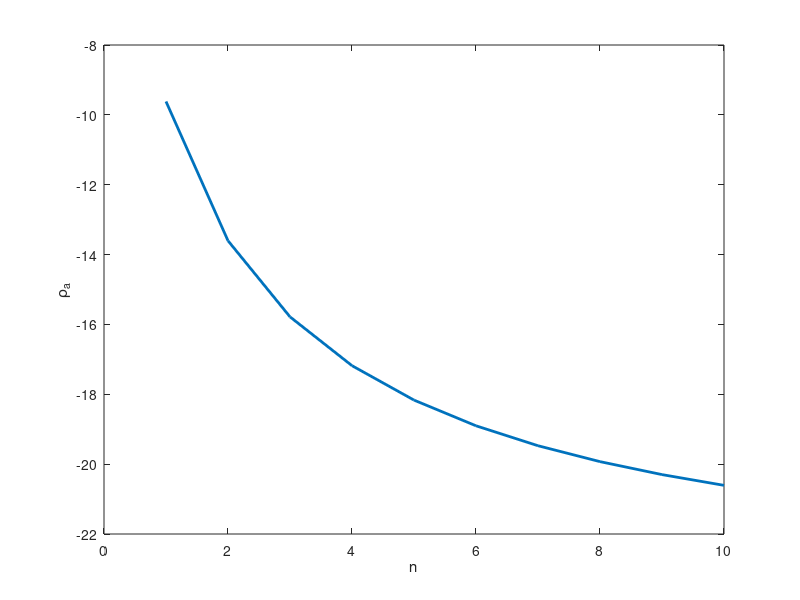

Here is the MATLAB script that generated this plot:


%dipole-dipole array

clc
clear
close all
%% initial values
rho1=10;
rho2=100;
I=2;
z=5;
a=2;
n=10; % Number of electrode displacements
N=2;

%% calculation:
k=(rho2-rho1)/(rho1+rho2);
r2=N*a;
r4=a*(N+1);
E=1e-5;
Vp1=zeros(n,1);
Vp2=zeros(n,1);
for i=1:n
    r1=(i+N)*a;
    r3=a*(N+(i+1)); 
    e1=inf;s1=0;m1=0;
    e2=inf;s2=0;m2=0;
    e3=inf;s3=0;m3=0;
    e4=inf;s4=0;m4=0;
    while(e1>E)
        m1=m1+1;
        e1=k^m1/sqrt(r1^2+(2*m1*z)^2);
        s1=s1+e1;       
    end
    while(e2>E)
        m2=m2+1;
        e2=k^m2/sqrt(r2^2+(2*m2*z)^2);
        s2=s2+e2;       
    end
    while(e3>E)
        m3=m3+1;
        e3=k^m3/sqrt(r3^2+(2*m3*z)^2);
        s3=s3+e3;       
    end
    while(e4>E)
        m4=m4+1;
        e4=k^m4/sqrt(r4^2+(2*m4*z)^2);
        s4=s4+e4;       
    end
    Vp1(i)=I*rho1/(2*pi)*(1/r1 + 2*s1 - 1/r2 - 2*s2);
    Vp2(i)=I*rho1/(2*pi)*(1/r3 + 2*s3 - 1/r4 - 2*s4);       
end
dVp=Vp1-Vp2;
rhoa=pi*a*N*(N+1)*(N+2)*dVp/I;

%% result
figure;
plot(1:n,rhoa,'linewidth',2)
xlabel('n')
ylabel('\rho_{a}')
